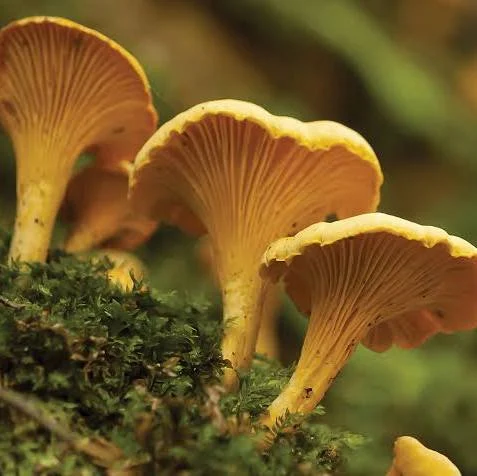
#> input picture data/Healthy  Edible mushrooms/Chanterelle Mushroom.webp, 477 x 476 px
$ python -i classifier.py   (imports and definitions only)
#> lines starting #> are read from the running program, lines starting #| are printed output that depends on the picture
"""
MyCoGuard analysis engine.

This module extracts a lightweight visual "fingerprint" (colour + edge
histogram) from a mushroom photo and compares it against a fingerprinted
reference library built from the bundled Mushroom Data set, returning the
closest matching species together with its safety category.

NOTE on approach
-----------------
This is a nearest-neighbour colour/texture matcher, not a trained deep
neural network - it ships zero heavy ML dependencies so it runs anywhere
`pip install -r requirements.txt` works. It is a solid, honest baseline for
a demo/MVP. See README.md -> "Future Improvements" for how to swap this
module for a real CNN (e.g. a fine-tuned MobileNet/EfficientNet in
TensorFlow or PyTorch) without touching the rest of the app - every route
only ever calls `analyze_image()` below.
"""
import json
import os

import numpy as np
from PIL import Image

BASE = os.path.dirname(os.path.abspath(__file__))
INFO_PATH = os.path.join(BASE, "mushroom_info.json")
FEATURES_PATH = os.path.join(BASE, "reference_features.json")

_H_BINS, _S_BINS, _V_BINS = 8, 4, 4


def _load_info():
    with open(INFO_PATH, "r", encoding="utf-8") as f:
        return json.load(f)


def extract_features(image_path_or_file):
    """Return a normalised feature vector (HSV histogram + simple edge energy)."""
    img = Image.open(image_path_or_file).convert("RGB").resize((160, 160))
    arr = np.asarray(img).astype(np.float32) / 255.0

    hsv = np.asarray(img.convert("HSV")).astype(np.float32)
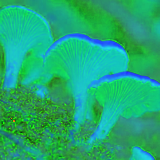
#> hsv: shape (160, 160, 3) float32; mean R, G, B 30.5, 171.1, 115.1
    h, s, v = hsv[..., 0], hsv[..., 1], hsv[..., 2]
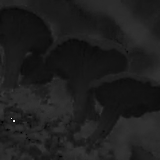
#> h: shape (160, 160) float32; min 0, max 238, mean 30.5
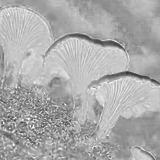
#> s: shape (160, 160) float32; min 47, max 255, mean 171.1
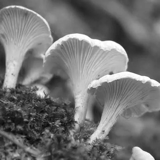
#> v: shape (160, 160) float32; min 6, max 255, mean 115.1

    hist, _ = np.histogramdd(
        np.stack([h.ravel(), s.ravel(), v.ravel()], axis=1),
        bins=(_H_BINS, _S_BINS, _V_BINS),
        range=((0, 255), (0, 255), (0, 255)),
    )
    hist = hist.ravel()
#> hist = 128 values, max 6514 at index 25, min 0 at index 1, mean 200
    hist = hist / (hist.sum() + 1e-8)
#> hist = 128 values, max 0.254 at index 25, min 0 at index 1, mean 0.00781

    # crude edge-energy texture signal (gradient magnitude, coarse-binned)
    gray = arr.mean(axis=2)
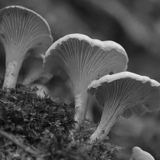
#> gray: shape (160, 160) float32; min 0.0131, max 0.932, mean 0.313
    gx = np.abs(np.diff(gray, axis=1))
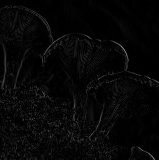
#> gx: shape (160, 159) float32; min 0, max 0.488, mean 0.0289
    gy = np.abs(np.diff(gray, axis=0))
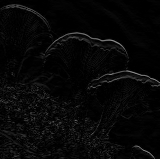
#> gy: shape (159, 160) float32; min 0, max 0.556, mean 0.0306
    texture = np.array([gx.mean(), gx.std(), gy.mean(), gy.std()], dtype=np.float32)
#> texture = [0.0289, 0.0387, 0.0306, 0.0487]

    feat = np.concatenate([hist, texture])
#> feat = 132 values, max 0.254 at index 25, min 0 at index 1, mean 0.00869
    return feat


# [28 lines left out: functions _cosine_similarity, build_reference_features, _load_reference_features, not called in this run]


CATEGORY_META = {
    "healthy": {
        "label": "Healthy / Edible",
        "css": "status-healthy",
        "icon": "check-circle",
        "headline": "This mushroom appears HEALTHY and commonly edible.",
    },
    "unhealthy": {
        "label": "Unhealthy / Inedible",
        "css": "status-warning",
        "icon": "alert-triangle",
        "headline": "This mushroom looks UNHEALTHY / not recommended for eating.",
    },
    "poisonous": {
        "label": "Poisonous",
        "css": "status-danger",
        "icon": "skull",
        "headline": "This mushroom shows signs consistent with a POISONOUS species.",
    },
}


# [48 lines left out: function analyze_image, not called in this run]

>>> result = extract_features('data/Healthy  Edible mushrooms/Chanterelle Mushroom.webp')
#> result has the same summary as feat in extract_features

$ run again, on data/Healthy  Edible mushrooms/Maitake Mushroom.jpg
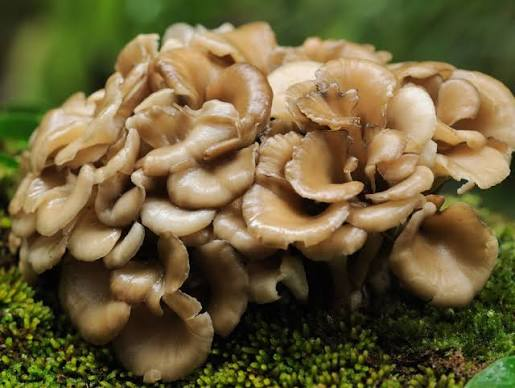
#> input picture data/Healthy  Edible mushrooms/Maitake Mushroom.jpg, 515 x 388 px
#> in extract_features, `h, s, v = hsv[..., 0], hsv[..., 1], hsv[..., 2]`:
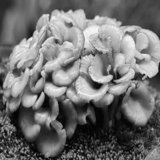
#> v: shape (160, 160) float32; min 0, max 248, mean 114
#> in extract_features, `hist = hist.ravel()`: hist = 128 values, max 3034 at index 6, min 0 at index 15, mean 200
#> in extract_features, `hist = hist / (hist.sum() + 1e-8)`: hist = 128 values, max 0.119 at index 6, min 0 at index 15, mean 0.00781
#> in extract_features, `gy = np.abs(np.diff(gray, axis=0))`:
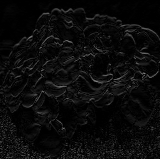
#> gy: shape (159, 160) float32; min 0, max 0.51, mean 0.0453
#> texture = [0.0475, 0.0574, 0.0453, 0.0547]
#> feat = 132 values, max 0.119 at index 6, min 0 at index 15, mean 0.00913
#> result has the same summary as feat in extract_features
